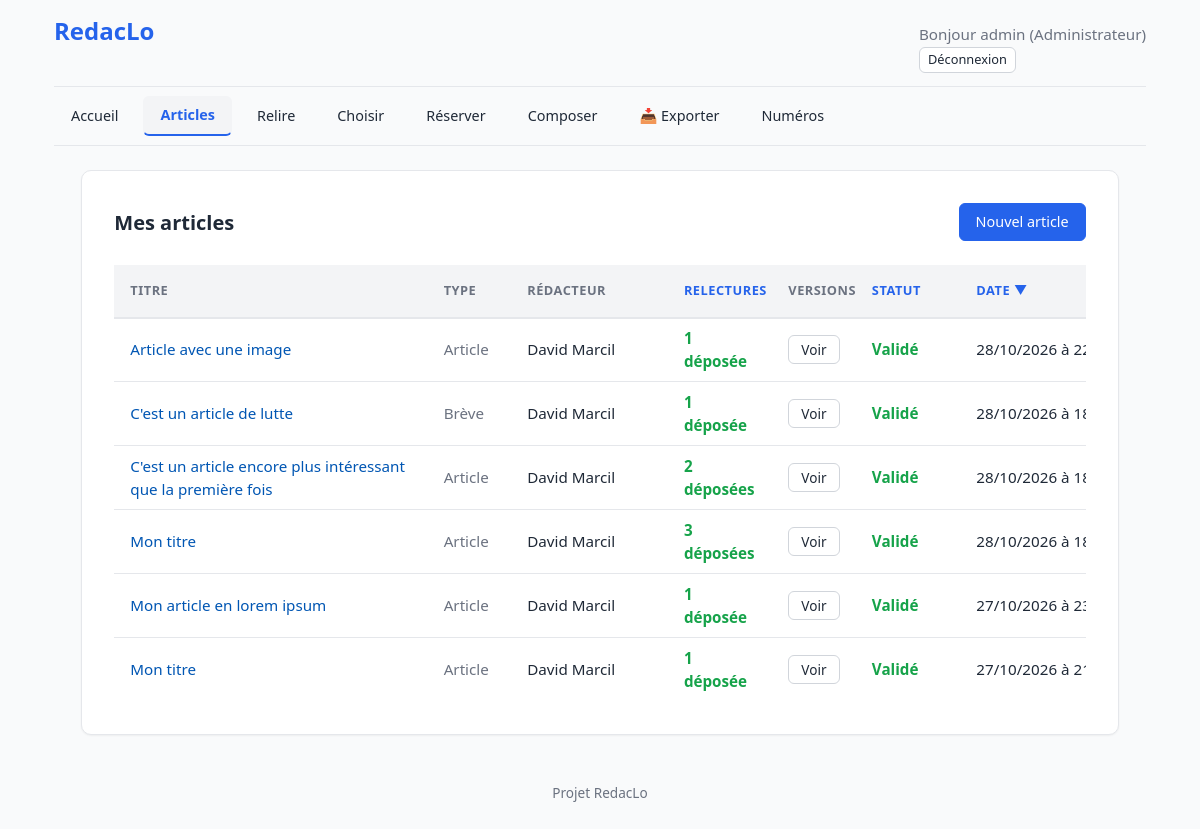
The app's page /articles/ (signed in), older data.
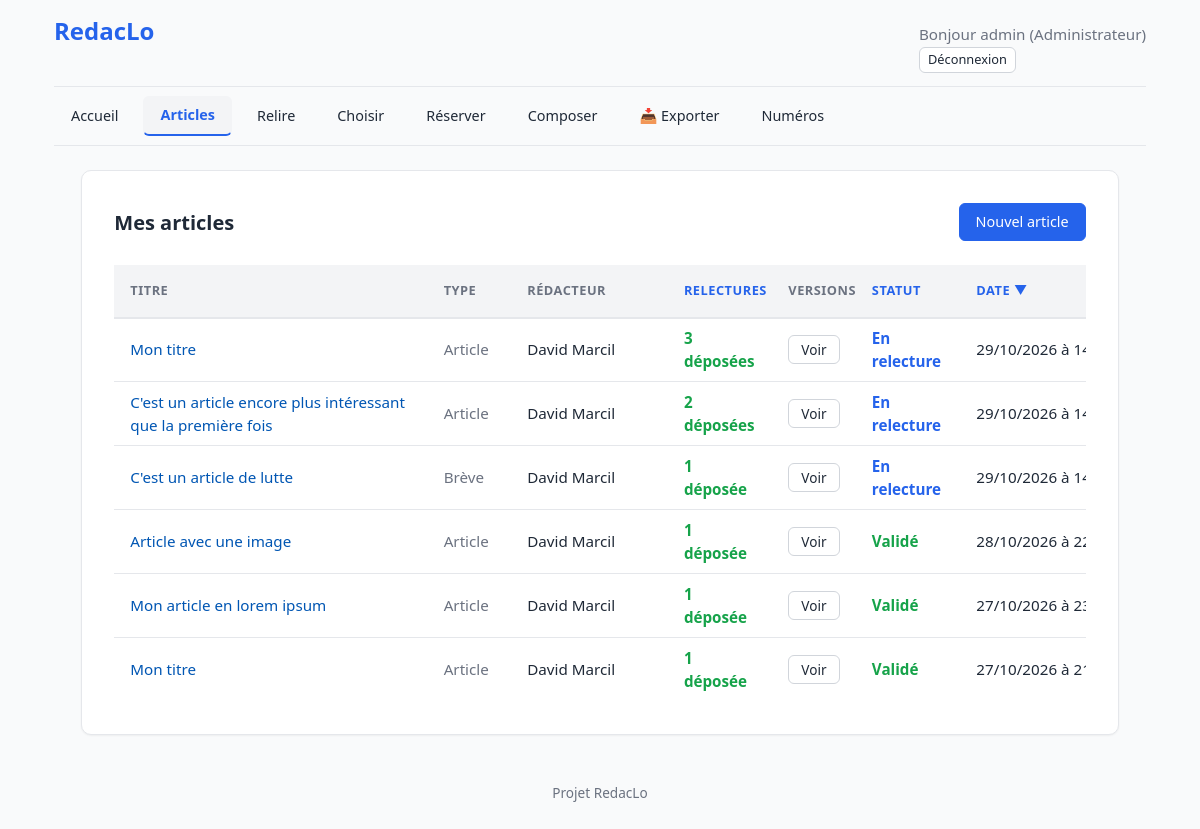
The same page, newer data.
### accounts/models.py (models this page shows, shortened)
class User(AbstractUser):
    ROLES = [
        ("admin", "Administrateur"),
        ("editeur", "Éditeur"),
        ("membre_redaction", "Membre de la rédaction"),
        ("redacteur", "Rédacteur"),
    ]
    COULEURS = [
        ("bleu", "Bleu"), ("violet", "Violet"), ("gris", "Gris ardoise"),
        ("marine", "Bleu marine"), ("orangefonce", "Orange foncé"),
        ("marron", "Marron"), ("rouge", "Rouge"), ("vert", "Vert"),
    ]
    role = models.CharField(max_length=20, choices=ROLES, default="redacteur")
    couleur = models.CharField(max_length=20, choices=COULEURS, default="bleu")
    signature_defaut = models.CharField(
        max_length=100,
        blank=True,
        help_text="Ex: 'Correspondant LO'. Laisser vide pour utiliser le Prénom Nom."
    )
    couleur = models.CharField(
        max_length=20,
        choices=COULEURS,
        default="bleu",
        help_text="Couleur utilisée pour ses annotations dans les articles.",
    )
    def get_signature(self):
        if self.signature_defaut:
            return self.signature_defaut
        if self.get_full_name():
            return self.get_full_name()
        return self.username

### articles/models.py (models this page shows, shortened)
class Article(models.Model):
    STATUTS = [
        ("brouillon", "Brouillon"),
        ("soumis", "Soumis"),
        ("en_relecture", "En relecture"),
        ("relu", "Relu"),
        ("revisions_demandees", "Révisions demandées"),
        ("valide", "Validé"),
        ("rejete", "Rejeté"),
        ("publie", "Publié"),
    ]
    STATUTS_SELECTION = [
        ("a_choisir", "À choisir pour le numéro"),
        ("disponible", "Disponible (dans le vivier)"),
        ("reserve", "Réservé (marronnier)"),
        ("utilise", "Utilisé (placé)"),
    ]
    TYPES_ARTICLE = [
        ("article", "Article"),
        ("breve", "Brève"),
        ("echo", "Écho"),
        ("courrier", "Courrier des lecteurs"),
        ("article_editorial", "Éditorial"),
    ]
    titre = models.CharField(max_length=200, help_text="Titre principal de l'article.")
    sur_titre = models.CharField(max_length=200, blank=True, help_text="Sur-titre de l'article.")
    type_article = models.CharField(max_length=20, choices=TYPES_ARTICLE, default="article", verbose_name="Type d'article")
    redacteur = models.ForeignKey(
        settings.AUTH_USER_MODEL,
        on_delete=models.CASCADE,
        related_name="articles_rediges",
        verbose_name="Rédacteur"
    )
    contenu = models.TextField()
    statut = models.CharField(max_length=20, choices=STATUTS, default="brouillon")
    rubrique = models.ForeignKey(
        "publications.Rubrique",
        on_delete=models.SET_NULL,
        null=True,
        blank=True,
        related_name="articles"
    )
    statut_selection = models.CharField(max_length=20, choices=STATUTS_SELECTION, default="a_choisir")
    date_creation = models.DateTimeField(auto_now_add=True)
    date_modification = models.DateTimeField(auto_now=True)
    version_reference = models.ForeignKey(
        "ArticleVersion",
        on_delete=models.SET_NULL,
        null=True,
        blank=True,
        related_name="+"
    )
    valide_1_par = models.ForeignKey(
        settings.AUTH_USER_MODEL,
        on_delete=models.SET_NULL,
        null=True,
        blank=True,
        related_name="articles_valides_1",
        verbose_name="Premier validateur"
    )
    valide_2_par = models.ForeignKey(
        settings.AUTH_USER_MODEL,
        on_delete=models.SET_NULL,
        null=True,
        blank=True,
        related_name="articles_valides_2",
        verbose_name="Second validateur"
    )
    valide_1_mandataire = models.ForeignKey(
        settings.AUTH_USER_MODEL,
        on_delete=models.SET_NULL,
        null=True,
        blank=True,
        related_name="articles_mandates_1",
        verbose_name="Premier validateur (mandataire)"
    )
    valide_2_mandataire = models.ForeignKey(
        settings.AUTH_USER_MODEL,
        on_delete=models.SET_NULL,
        null=True,
        blank=True,
        related_name="articles_mandates_2",
        verbose_name="Second validateur (mandataire)"
    )
    numero_reserve = models.ForeignKey(
        'publications.Publication',
        on_delete=models.SET_NULL,
        null=True,
        blank=True,
        related_name='articles_reserves',
        verbose_name="Réservé pour le numéro"
    )
    def info_relectures(self):
        versions_relecture = self.versions.filter(type="relecture")
        en_cours = versions_relecture.filter(statut="brouillon").count()
        deposees = versions_relecture.exclude(statut="brouillon").count()
        if en_cours == 0 and deposees == 0:
            return "Aucune"
        elements = []
        if deposees > 0:
            elements.append(f"{deposees} déposée{'s' if deposees > 1 else ''}")
        if en_cours > 0:
            elements.append(f"{en_cours} en cours")
        return " et ".join(elements)
    def couleur_info_relectures(self):
        versions_relecture = self.versions.filter(type="relecture")
        deposees = versions_relecture.exclude(statut="brouillon").count()
        if deposees > 0:
            return "text-success"
        elif self.info_relectures() != "Aucune":
            return "text-warning"
        return "text-muted"

### articles/views/crud.py (the view)
# urls.py: path("", views.mes_articles, name="mes_articles"),
@login_required
def mes_articles(request):
    articles = Article.objects.filter(redacteur=request.user)
    tris_autorises = {
        'statut': 'statut',
        '-statut': '-statut',
        'date': 'date_modification',
        '-date': '-date_modification',
    }
    tri = request.GET.get('tri', '-date')
    if tri not in tris_autorises:
        tri = '-date'
    articles = articles.order_by(tris_autorises[tri])
    paginator = Paginator(articles, 20)
    page_obj = paginator.get_page(request.GET.get('page', 1))
    return render(request, 'articles/mes_articles.html', {
        'articles': page_obj.object_list,
        'page_obj': page_obj,
        'tri_courant': tri,
    })

### templates/articles/mes_articles.html (shortened to what this page needs)
{% extends "base.html" %}
{% load url_utils %}
{% block contenu %}
    <div style="display: flex; justify-content: space-between; align-items: center; margin-bottom: 1.5rem;">
        <h2 style="margin: 0;">Mes articles</h2>
        <a href="{% url 'articles:creer_article' %}" class="btn btn-primary">Nouvel article</a>
    </div>
    {% if articles %}
        <table class="table-liste table-responsive-cards">
            <thead>
                <tr>
                    <th style="width: 30%; text-align: left;">Titre</th>
                    <th style="width: 8%; text-align: left;">Type</th>
                    <th style="width: 15%; text-align: left;">Rédacteur</th>
                    <th style="width: 10%; text-align: left;">
                        <a href="?{% url_tri 'relectures' tri_courant %}">
                            Relectures
                        </a>
                    </th>
                    {% if user.role == "editeur" or user.role == "admin" %}
                        <th style="width: 8%; text-align: left;">Versions</th>
                    {% endif %}
                    <th style="width: 10%; text-align: left;">
                        <a href="?{% url_tri 'statut' tri_courant %}">
                            Statut
                        </a>
                    </th>
                    <th style="width: 12%; text-align: left;">
                        <a href="?{% url_tri 'date' tri_courant %}">
                            Date
                            {% if tri_courant == 'date' %}▲{% elif tri_courant == '-date' %}▼{% endif %}
                        </a>
                    </th>
                </tr>
            </thead>
            <tbody>
                {% for article in articles %}
                    <tr>
                        <td data-label="Titre" style="cursor: pointer;" onclick="window.location='{% url 'articles:detail_article' article.pk %}';">
                            <span style="color: #0056b3; text-decoration: none; font-weight: 500;">
                                {{ article.titre }}
                            </span>
                        </td>
                        <td data-label="Type">
                            <div class="cellule-interne text-muted">
                                {{ article.get_type_article_display }}
                            </div>
                        </td>
                        <td data-label="Rédacteur">
                            <div class="cellule-interne text-right-mobile">
                                <span class="texte-tronque" style="font-weight: 500;">{{ article.redacteur.get_signature }}</span>
                            </div>
                        </td>
                        <td data-label="Relectures">
                            <div class="cellule-interne {{ article.couleur_info_relectures }}" style="font-weight: 600;">
                                {{ article.info_relectures }}
                            </div>
                        </td>
                        {% if user.role == "editeur" or user.role == "admin" %}
                        <td data-label="Versions">
                            <div class="actions-table" style="justify-content: center;">
                                <a href="{% url 'articles:detail_article' article.pk %}" class="btn btn-sm btn-secondary">
                                    Voir
                                </a>
                            </div>
                        </td>
                        {% endif %}
                        <td data-label="Statut">
                            <div class="cellule-interne">
                                <span class="statut-{{ article.statut }}">
                                    {{ article.get_statut_display }}
                                </span>
                            </div>
                        </td>
                        <td data-label="Date">
                            <div class="cellule-interne" style="white-space: nowrap;">
                                {{ article.date_modification|date:"d/m/Y à H:i" }}
                            </div>
                        </td>
                    </tr>
                {% endfor %}
            </tbody>
        </table>
    {% else %}
        <p>Vous n'avez pas encore rédigé d'article.</p>
    {% endif %}
{% endblock %}

### templates/base.html (shortened to what this page needs)
<!DOCTYPE html>
{% load static %}
<html lang="fr">
    <head>
        <link rel="stylesheet" href="{% static 'css/main.css' %}">
    </head>
    <body>
        <header>
            <div class="header-top">
                <h1 class="site-title">
                    <a href="{% url 'core:accueil' %}">RedacLo</a>
                </h1>
                {% if user.is_authenticated %}
                    <div class="user-info-container">
                        <span class="user-greeting">
                            Bonjour {{ user.username }} <span class="user-role">({{ user.get_role_display }})</span>
                        </span>
                        <form method="post" action="{% url 'logout' %}" style="margin: 0;">
                            <button type="submit" class="btn btn-sm btn-secondary" style="cursor: pointer; padding: 0.2rem 0.5rem; font-size: 0.8rem;">
                                Déconnexion
                            </button>
                        </form>
                    </div>
                {% else %}
                    <div>
                        <a href="{% url 'login' %}" class="btn btn-sm btn-primary">Connexion</a>
                    </div>
                {% endif %}
            </div>
            <nav class="main-nav">
                <div class="nav-left" id="nav-links">
                    <a href="{% url 'core:accueil' %}" class="btn btn-ghost {% if request.resolver_match.url_name == 'accueil' %}active{% endif %}">Accueil</a>
                    <a href="{% url 'articles:mes_articles' %}" class="btn btn-ghost {% if request.resolver_match.url_name == 'mes_articles' %}active{% endif %}">Articles</a>
                    {% if user.role == "editeur" or user.role == "membre_redaction" or user.role == "admin" %}
                        <a href="{% url 'reviews:a_relire' %}" class="btn btn-ghost {% if request.resolver_match.url_name == 'a_relire' %}active{% endif %}">Relire</a>
                        <a href="{% url 'publications:choisir' %}" class="btn btn-ghost {% if request.resolver_match.url_name == 'choisir' %}active{% endif %}">Choisir</a>
                        <a href="{% url 'publications:articles_reserves' %}" class="btn btn-ghost {% if request.resolver_match.url_name == 'articles_reserves' %}active{% endif %}">Réserver</a>
                        <a href="{% url 'publications:composition' %}" class="btn btn-ghost {% if request.resolver_match.url_name == 'composition' %}active{% endif %}">Composer</a>
                        <a href="{% url 'publications:exporter_index' %}" class="btn btn-ghost {% if request.resolver_match.url_name == 'exporter_index' %}active{% endif %}">📥 Exporter</a>
                        <a href="{% url 'publications:numeros' %}" class="btn btn-ghost {% if request.resolver_match.url_name == 'numeros' %}active{% endif %}">Numéros</a>
                    {% endif %}
                </div>
            </nav>
        <main class="{% block main_class %}{% endblock %}">
            {% block contenu %}{% endblock %}
        </main>
        <footer>
            <p>Projet RedacLo</p>
        </footer>
    </body>
</html>

### templates/_pagination.html (shortened to what this page needs)
{% load url_utils %}

Row changes from the older to the newer data that the page shows:
changed Article "3 déposées": statut "Validé" → "En relecture"; date_modification "28/10/2026 à…" → "29/10/2026 à…"; moves up the list
changed Article "C'est un article encore plus intéressant que la première fois": statut "Validé" → "En relecture"; date_modification "28/10/2026 à…" → "29/10/2026 à…"; moves up the list
changed Article "C'est un article de lutte": statut "Validé" → "En relecture"; date_modification "28/10/2026 à…" → "29/10/2026 à…"; moves down the list
